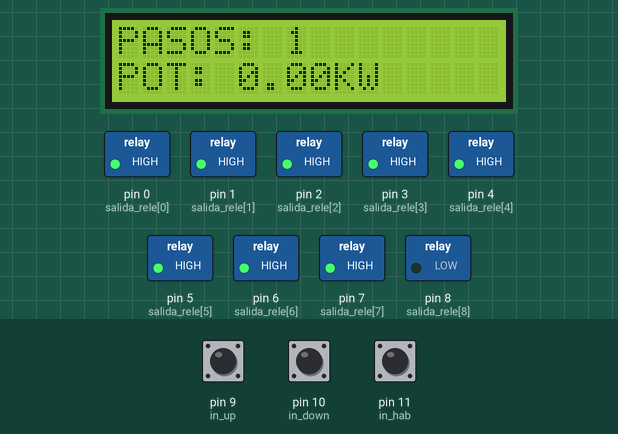
The sketch below on a simulated Arduino Uno, built with avr-gcc and run on an emulated ATmega328P. On the bench: 16×2 character LCD, switched loads named in the sketch (green lamp = pin HIGH). Inputs (shaded band) come from the test bench; at power-on: pin 10 (in_down) LOW, pin 9 (in_up) LOW, pin 11 (in_hab) HIGH.

Above: at 2.3 s.
2.4 s: pin 10 (in_down) pulled HIGH for 0.15 s
At 3.5 s:
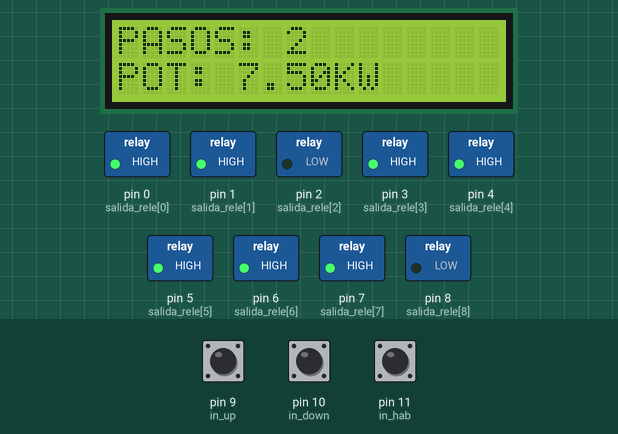
4.0 s: pin 10 (in_down) pulled HIGH for 1 s
At 4.7 s:
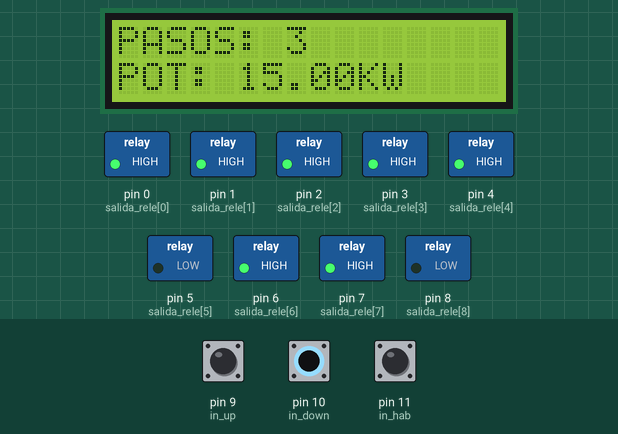
6.5 s: pin 10 (in_down) pulled HIGH for 0.15 s
At 7.7 s:
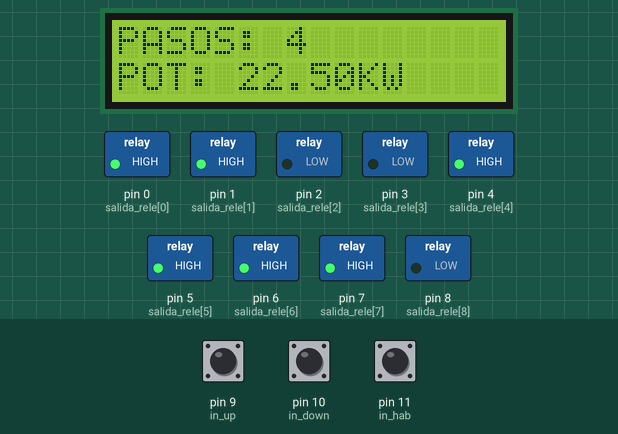
8.1 s: pin 10 (in_down) pulled HIGH for 3.2 s
At 9.1 s:
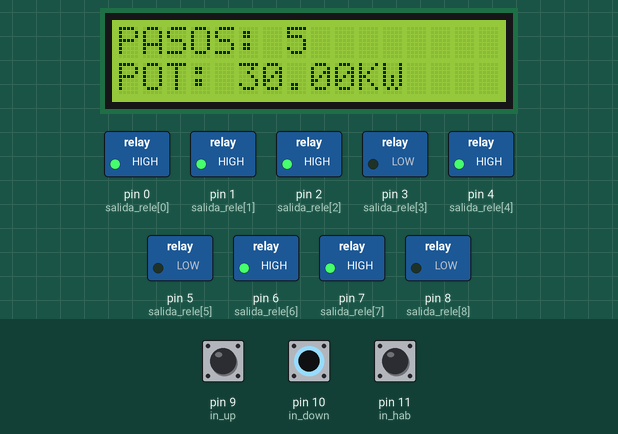
12.8 s: pin 10 (in_down) pulled HIGH for 0.15 s
At 13.8 s:
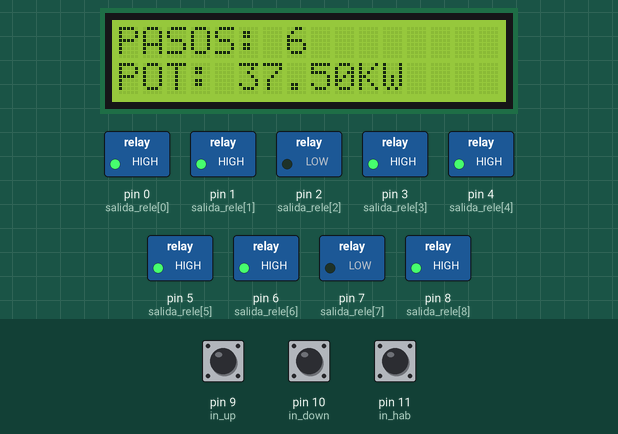
14.4 s: pin 10 (in_down) pulled HIGH for 1 s
At 15.1 s:
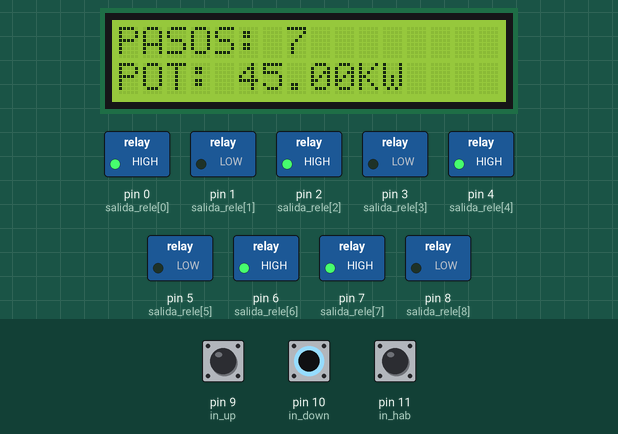
Timing chart, 0 to 17.4 s (numbered marks = the images above; inputs shaded):
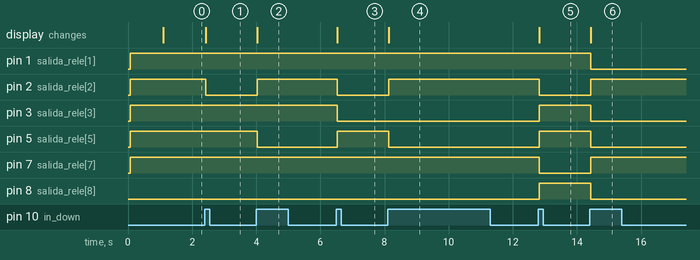

The sketch:

Banco_1.1.ino
```cpp
#include <Wire.h>
#include <LiquidCrystal_I2C.h>
LiquidCrystal_I2C lcd(0x27,16,2);
//variable LCD
const byte columna = 0;
byte fila;
const byte columna2 = 1;
byte fila2;
String contenido;
String contenido2;

//Variables pulsadores
const byte in_up = 9;         //PULSADOR ARRIBA
const byte in_down = 10;      //PULSADOR ABAJO
const byte in_hab = 11;       //INTERRUPTOR HABILITACION
boolean est_up;               //GUARDA EL ESTADO DE PULSADOR ARRIBA
boolean est_down;             //GUARDA EL ESTADO DE PULSADOR ABAJO
boolean est_hab;              //GUARDA EL ESTADO DE INT HABILITACION
boolean seg_up = 0;
boolean seg_down = 0;
boolean seg_hab = 0;
//Variables de control
int pos_paso = 1;     //POSICION DEL PASO ACTUAL
float potencia = 0;
//DEFINICION DE PASOS
//*LAS PRIMERAS 8 SALIDAS ESTAN INVERTIDAS EN SU LOGICA POR EL MODULO RELE QUE TRABAJA A LA INVERSA *
//*LA ULTIMA SALIDA TIENE SU LOGICA NORMAL*
byte Paso_1[]=  {1 , 1 , 1 , 1 , 1 , 1 , 1 , 1 , 0};
byte Paso_2[]=  {1 , 1 , 0 , 1 , 1 , 1 , 1 , 1 , 0};
byte Paso_3[]=  {1 , 1 , 1 , 1 , 1 , 0 , 1 , 1 , 0};
byte Paso_4[]=  {1 , 1 , 0 , 0 , 1 , 1 , 1 , 1 , 0};
byte Paso_5[]=  {1 , 1 , 1 , 0 , 1 , 0 , 1 , 1 , 0};
byte Paso_6[]=  {1 , 1 , 0 , 1 , 1 , 1 , 1 , 0 , 1};
byte Paso_7[]=  {1 , 0 , 1 , 0 , 1 , 0 , 1 , 1 , 0};
byte Paso_8[]=  {1 , 1 , 0 , 0 , 1 , 1 , 1 , 0 , 1};
byte Paso_9[]=  {1 , 0 , 1 , 0 , 1 , 0 , 0 , 1 , 0};
byte Paso_10[]= {1 , 0 , 0 , 1 , 1 , 0 , 1 , 0 , 1};
byte Paso_11[]= {0 , 0 , 1 , 0 , 0 , 0 , 1 , 1 , 0};
byte Paso_12[]= {1 , 1 , 0 , 0 , 0 , 0 , 1 , 0 , 1};
byte Paso_13[]= {0 , 0 , 1 , 0 , 0 , 0 , 0 , 1 , 0};
byte Paso_14[]= {1 , 0 , 0 , 0 , 1 , 0 , 0 , 0 , 1};
byte Paso_15[]= {1 , 0 , 1 , 0 , 0 , 0 , 0 , 0 , 1};
byte Paso_16[]= {1 , 0 , 0 , 0 , 0 , 0 , 0 , 0 , 1};
byte Paso_17[]= {0 , 0 , 1 , 0 , 0 , 0 , 0 , 0 , 1};
byte salida_rele[]={0,1,2,3,4,5,6,7,8};                     //PINES DE SALIDA AL RELE
const byte numero_rele =9 ;                                 //CANTIDAD DE SALIDAS(RELE)


void setup(){
  //Configuracion LCD
  lcd.init();
  lcd.backlight();
  //Pines Rele
  for (byte numero_pin = 0;numero_pin < numero_rele; numero_pin++){
      pinMode(salida_rele[numero_pin],OUTPUT);
  }
  Salida();
  //Pines Pulsadores
  pinMode(in_up, INPUT);
  pinMode(in_down, INPUT);
  pinMode(in_hab, INPUT);
  //Configuracion Inicial
  fila = 3;
  contenido = "INICIANDO";
  Visual();
  delay(1000);
  lcd.clear();
  fila = 0;
  contenido = "PASOS: "+ String(pos_paso);
  fila2 = 0;
  contenido2 = "POT: " + String(potencia) + "KW";
  Visual();
}


void loop(){
  Lectura_pulsador();
  Logica();
  Salida();
}

void Lectura_pulsador(){      //Lee el estado de los pulsadores
  est_up = digitalRead(in_up);
  est_down = digitalRead(in_down);
  est_hab = digitalRead(in_hab);
  if((seg_up == 1)&&(est_up == 0)){   //Configuracion del pulsador UP
    seg_up = 0;
  }
  if((seg_up == 1)&&(est_up == 1)){
    est_up = 0;
  }
  if((seg_up == 0)&&(est_up == 1)){
    est_up = 1;
    seg_up = 1;
  }

  if((seg_down == 1)&&(est_down == 0)){   //Configuracion del pulsador DOWN
    seg_down = 0;
  }
  if((seg_down == 1)&&(est_down == 1)){
    est_down = 0;
  }
  if((seg_down == 0)&&(est_down == 1)){
    est_down = 1;
    seg_down = 1;
  }

  if((seg_hab == 1)&&(est_hab == 0)){   //COnfiguracion del pulsador HAB
    seg_hab = 0;
  }
  if((seg_hab == 1)&&(est_hab == 1)){
    est_hab = 0;
  }
  if((seg_hab == 0)&&(est_hab == 1)){
    est_hab = 1;
    seg_hab = 1;
  }

}


void Logica(){    //Proceso de comparacion y decisiones
  if((est_down == 1)&&(pos_paso < 17)){
    pos_paso = pos_paso +1;
    potencia = potencia + 7.5;
    Menu_pasos();
  }
  if((est_up == 1)&&(pos_paso > 1)){
    pos_paso = pos_paso -1;
    potencia = potencia - 7.5;
    Menu_pasos();
  }
}

void Menu_pasos(){
    fila = 0;
    contenido = "PASOS: " + String(pos_paso);
    fila2 = 0;
    contenido2 = "POT: " + String(potencia) + "KW";
    Visual();
}


void Visual(){    //Configuro lo que se visualizara en el LCD
  lcd.clear();
  lcd.setCursor(fila,columna);
  lcd.print(contenido);
  lcd.setCursor(fila2,columna2);
  lcd.print(contenido2);
}


void Salida(){   //Habilita o desabilita las salidas
  if(pos_paso == 1){
    for (byte numero_pin = 0;numero_pin < numero_rele; numero_pin++){
      digitalWrite(salida_rele[numero_pin],Paso_1[numero_pin]);
    }
  }
  if(pos_paso == 2){
    for (byte numero_pin = 0;numero_pin < numero_rele; numero_pin++){
      digitalWrite(salida_rele[numero_pin],Paso_2[numero_pin]);
    }
  }
  if(pos_paso == 3){
    for (byte numero_pin = 0;numero_pin < numero_rele; numero_pin++){
      digitalWrite(salida_rele[numero_pin],Paso_3[numero_pin]);
    }
  }
  if(pos_paso == 4){
    for (byte numero_pin = 0;numero_pin < numero_rele; numero_pin++){
      digitalWrite(salida_rele[numero_pin],Paso_4[numero_pin]);
    }
  }
  if(pos_paso == 5){
    for (byte numero_pin = 0;numero_pin < numero_rele; numero_pin++){
      digitalWrite(salida_rele[numero_pin],Paso_5[numero_pin]);
    }
  }
  if(pos_paso == 6){
    for (byte numero_pin = 0;numero_pin < numero_rele; numero_pin++){
      digitalWrite(salida_rele[numero_pin],Paso_6[numero_pin]);
    }
  }
  if(pos_paso == 7){
    for (byte numero_pin = 0;numero_pin < numero_rele; numero_pin++){
      digitalWrite(salida_rele[numero_pin],Paso_7[numero_pin]);
    }
  }
  if(pos_paso == 8){
    for (byte numero_pin = 0;numero_pin < numero_rele; numero_pin++){
      digitalWrite(salida_rele[numero_pin],Paso_8[numero_pin]);
    }
  }
  if(pos_paso == 9){
    for (byte numero_pin = 0;numero_pin < numero_rele; numero_pin++){
      digitalWrite(salida_rele[numero_pin],Paso_9[numero_pin]);
    }
  }
  if(pos_paso == 10){
    for (byte numero_pin = 0;numero_pin < numero_rele; numero_pin++){
      digitalWrite(salida_rele[numero_pin],Paso_10[numero_pin]);
    }
  }
  if(pos_paso == 11){
    for (byte numero_pin = 0;numero_pin < numero_rele; numero_pin++){
      digitalWrite(salida_rele[numero_pin],Paso_11[numero_pin]);
    }
  }
  if(pos_paso == 12){
    for (byte numero_pin = 0;numero_pin < numero_rele; numero_pin++){
      digitalWrite(salida_rele[numero_pin],Paso_12[numero_pin]);
    }
  }
  if(pos_paso == 13){
    for (byte numero_pin = 0;numero_pin < numero_rele; numero_pin++){
      digitalWrite(salida_rele[numero_pin],Paso_13[numero_pin]);
    }
  }
  if(pos_paso == 14){
    for (byte numero_pin = 0;numero_pin < numero_rele; numero_pin++){
      digitalWrite(salida_rele[numero_pin],Paso_14[numero_pin]);
    }
  }
  if(pos_paso == 15){
    for (byte numero_pin = 0;numero_pin < numero_rele; numero_pin++){
      digitalWrite(salida_rele[numero_pin],Paso_15[numero_pin]);
    }
  }
  if(pos_paso == 16){
    for (byte numero_pin = 0;numero_pin < numero_rele; numero_pin++){
      digitalWrite(salida_rele[numero_pin],Paso_16[numero_pin]);
    }
  }
  if(pos_paso == 17){
    for (byte numero_pin = 0;numero_pin < numero_rele; numero_pin++){
      digitalWrite(salida_rele[numero_pin],Paso_17[numero_pin]);
    }
  }

}

void cuenta_cero(){

}
```

Measured:
- after the input at 2.4 s, pin 2 (salida_rele[2]): HIGH → LOW at once; the display: changes at once (image 1)
- after the input at 4.0 s, pin 2 (salida_rele[2]): LOW → HIGH at once; pin 5 (salida_rele[5]): HIGH → LOW at once; the display: changes at once (image 2)
- after the input at 6.5 s, pin 2 (salida_rele[2]), pin 3 (salida_rele[3]): HIGH → LOW at once; pin 5 (salida_rele[5]): LOW → HIGH at once; the display: changes at once (image 3)
- after the input at 8.1 s, pin 2 (salida_rele[2]): LOW → HIGH at once; pin 5 (salida_rele[5]): HIGH → LOW at once; the display: changes at once (image 4)
- after the input at 12.8 s, pin 2 (salida_rele[2]), pin 7 (salida_rele[7]): HIGH → LOW at once; pin 3 (salida_rele[3]), pin 5 (salida_rele[5]), pin 8 (salida_rele[8]): LOW → HIGH at once; the display: changes at once (image 5)
- after the input at 14.4 s, pin 1 (salida_rele[1]), pin 3 (salida_rele[3]), pin 5 (salida_rele[5]), pin 8 (salida_rele[8]): HIGH → LOW at once; pin 2 (salida_rele[2]), pin 7 (salida_rele[7]): LOW → HIGH at once; the display: changes at once (image 6)
